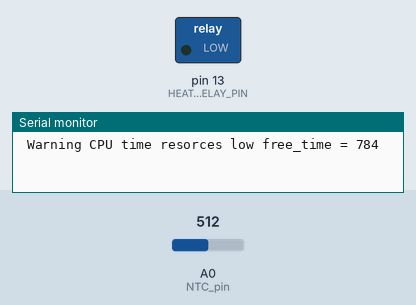
This sketch was run on a simulated Arduino Uno, built with avr-gcc and run on an emulated ATmega328P. Parts: switched loads named in the sketch (green lamp = pin HIGH), the last lines printed to the serial monitor. Inputs (shaded band) come from the test bench; at power-on: A0 (NTC_pin) = 512.

Above: at 1.2 s.
1.3 s: A0 (NTC_pin) set to 1023
At 2.2 s:
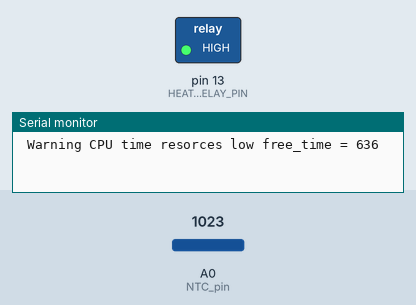
4.0 s: A0 (NTC_pin) set to 220
7.0 s: A0 (NTC_pin) set to 202
9.0 s: A0 (NTC_pin) set to 510
At 12.55 s:
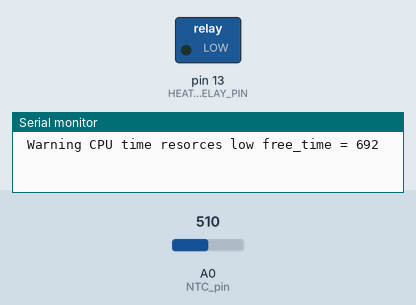
Timing chart, 0 to 12.7 s (numbered marks = the images above; inputs shaded):
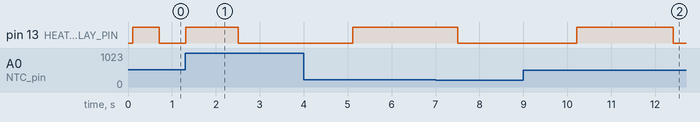

Measured:
- after the input at 1.3 s, pin 13 (HEATER_RELAY_PIN): LOW → HIGH at once, → LOW 1.2 s later
- after the input at 9.0 s, pin 13 (HEATER_RELAY_PIN): LOW → HIGH after 1.2 s, → LOW 2.2 s later

The sketch:

thermostat_2.ino
```cpp
/*
#Temperature (°C) | Resistance (kΩ)
#---------------------------------
#24               | 260
#26               | 245
#27               | 230
#29               | 214
#30               | 200
#34               | 161
#50               | 107
#55               | 72
#60               | 58
#70               | 40
#75               | 35
#80               | 29
#90               | 20.2
#100              | 14.5
#103              | 13.0
#105              | 12.1
#106              | 11.7
#120              | 7.9
#130              | 6.0
#135              | 5.3
#140              | 4.5
#150              | 3.47
#160              | 2.65
#170              | 2.08
#180              | 1.66
#183              | 1.55
#186              | 1.45
#189              | 1.38
#191              | 1.31
#193              | 1.25
#194              | 1.22
#195              | 1.17
#196              | 1.145
#200              | 1.071666667   Extrapolated by -0.073333333 kΩ / °C
*/


#include <math.h>


const int NTC_pin = A0; // Analog pin for NTC temperature sensor
const int HEATER_RELAY_PIN = 13;

const int numPoints = 32; // Number of data points in the table

const float resistanceTable[numPoints] = {
  260, 245, 230, 214, 200, 161, 107, 72, 58, 40, 35, 29, 20.2, 14.5, 13.0, 12.1, 11.7, 7.9, 6.0, 5.3, 4.5, 3.47, 2.65, 2.08, 1.66, 1.55, 1.45, 1.38, 1.31, 1.25, 1.22, 1.17 };

const float temperatureTable[numPoints] = {
  24, 26, 27, 29, 30, 34, 50, 55, 60, 70, 75, 80, 90, 100, 103, 105, 106, 120, 130, 135, 140, 150,
  160, 170, 180, 183, 186, 189, 191, 193, 194, 195
};
#include <math.h>

#define CONTROLLER_MODE_RESET_PID 0
#define CONTROLLER_MODE_RUN_PID 1
#define CONTROLLER_MODE_PAUSE_PID 2

typedef struct {
    float PID_control_value;
    int cont_mode;
    float integrator;
    float filtered_feedback;
    float prev_filt_feedback;
    float antiwindup_filter;
    float PID_d_filter_constant;
    float PID_res_i_filter_constant;
    float sample_time;
    float d_part;
    float i_part;
    float p_part;
    float cv_before_limit;
    float PID_fb;
    float PID_setp;
    float PID_par_p;
    float PID_par_i;
    float PID_par_d;
    float PID_par_cvu;
    float PID_par_cvl;
    float PID_par_tau_i;
    float PID_par_tau_d;
    float PID_error;
} generic_pid_controller;

generic_pid_controller controller; // Global controller instance

unsigned long previousMillis = 0;
const unsigned long interval = 100; // Interval in milliseconds (1 second)
const unsigned long RELAY_DUTY_TIME_SEC = 5;
const unsigned long RELAY_PWM_DUTY_TIME = RELAY_DUTY_TIME_SEC*1000/interval;//duty time in seconds = interval * 0.001 * RELAY_PWM_DUTY_TIME
unsigned long RELAY_PWM_timer = 0;
const float MAX_DUTY_PWM_CVU = 0.50;//
const float integrator_time = 600.0;//Seconds
const float integrator_antiwindup_filter_time = 1.0;//Seconds
const float derivate_filter_time = 1.0;//Seconds


void setup() {
    // Initialize controller parameters and sample_time here

    controller.PID_par_p = 0.1; // Example value

    controller.PID_par_d = 0.0; // Example value
    controller.sample_time = (float)1000 / (float)interval; //
    controller.PID_par_i = do_filter_constant(controller.sample_time, integrator_time);
    controller.PID_par_tau_i = do_filter_constant(controller.sample_time, integrator_antiwindup_filter_time);
    controller.PID_par_tau_d = do_filter_constant(controller.sample_time, derivate_filter_time);
    controller.PID_par_cvu = ((float)RELAY_PWM_DUTY_TIME)*MAX_DUTY_PWM_CVU;
    controller.PID_par_cvl = 0.0f;
    controller.cont_mode = CONTROLLER_MODE_RESET_PID;
    controller.cont_mode = CONTROLLER_MODE_RUN_PID;
    pinMode(HEATER_RELAY_PIN, OUTPUT);
    Serial.begin(115200);
      Serial.print("controller.PID_par_tau_i = ");
      Serial.print(controller.PID_par_tau_i, 2);
    controller.PID_setp = 175.0f;
    Serial.print("controller.PID_setp = ");
    Serial.print(controller.PID_setp, 2);
    Serial.println(" °C");

}

  unsigned long free_time = 0;
void loop() {
    unsigned long currentMillis = millis();
    if (currentMillis - previousMillis >= interval) {
        // It's been 1 second, execute the controller logic
        previousMillis = currentMillis;

          // Read NTC temperature sensor value
  int ntcRawValue = analogRead(NTC_pin);
  // Convert NTC value to resistance
  float ntcResistance = calculateNTCResistance(ntcRawValue);

  Serial.print("R=");
  Serial.print(ntcResistance, 2);
  Serial.print(" Ω ");

  // Convert resistance to temperature in Celsius
  float ntcTemperature = calculateNTCTemperature(ntcResistance);
  ntcTemperature = limit_temp(ntcTemperature);
  Serial.print("T=");
  Serial.print(ntcTemperature, 2);
  Serial.println(" °C");


        controller.PID_fb = ntcTemperature;
        run1sample();

      Serial.print("controller.PID_error = ");
      Serial.print(controller.PID_error, 2);

      Serial.print("controller.PID_control_value = ");
      Serial.print(controller.PID_control_value, 2);
      Serial.print(" controller.integrator = ");
      Serial.println(controller.integrator, 2);


    if(free_time < 5000)
    {
      Serial.print(" Warning CPU time resorces low free_time = ");
      Serial.println(free_time);
    }
      if(RELAY_PWM_timer < RELAY_PWM_DUTY_TIME)
      {
        RELAY_PWM_timer++;
      }
      else
      {
        RELAY_PWM_timer = 0;
      }
      if(RELAY_PWM_timer < (unsigned long)controller.PID_control_value)
      {
        digitalWrite(HEATER_RELAY_PIN, HIGH);
      }
      else
      {
        digitalWrite(HEATER_RELAY_PIN, LOW);
      }
     free_time = 0;
    }

    free_time++;//Just for logging
    // Other non-blocking tasks or code can run here
}

void run1sample() {
    controller.PID_res_i_filter_constant = do_filter_constant(controller.sample_time, controller.PID_par_tau_i);
    controller.PID_d_filter_constant = do_filter_constant(controller.sample_time, controller.PID_par_tau_d);

    controller.integrator = check_and_clear_NaN(controller.integrator);
    controller.filtered_feedback = check_and_clear_NaN(controller.filtered_feedback);
    controller.antiwindup_filter = check_and_clear_NaN(controller.antiwindup_filter);

    switch (controller.cont_mode) {
        case CONTROLLER_MODE_RESET_PID:
            controller.integrator = 0.0;
            controller.filtered_feedback = controller.PID_fb;
            controller.antiwindup_filter = 0.0;
            break;

        case CONTROLLER_MODE_RUN_PID:
            controller.PID_error = controller.PID_setp - controller.PID_fb;
            controller.p_part = controller.PID_error * controller.PID_par_p;

            if (controller.PID_par_i != 0.0) {
                controller.integrator += controller.PID_error;
            }
            controller.i_part = controller.integrator * controller.PID_par_i;

            controller.prev_filt_feedback = controller.filtered_feedback;
            controller.filtered_feedback = (controller.PID_fb - controller.filtered_feedback) * controller.PID_d_filter_constant + controller.filtered_feedback;
            controller.d_part = (controller.prev_filt_feedback - controller.filtered_feedback) * controller.PID_par_d;

            controller.cv_before_limit = controller.p_part + controller.i_part + controller.d_part;

            if (controller.cv_before_limit > controller.PID_par_cvu) {
                controller.PID_control_value = controller.PID_par_cvu;
            }
            else if (controller.cv_before_limit < controller.PID_par_cvl) {
                controller.PID_control_value = controller.PID_par_cvl;
            }
            else {
                controller.PID_control_value = controller.cv_before_limit;
            }

            controller.antiwindup_filter = (controller.PID_control_value - controller.cv_before_limit) * controller.PID_res_i_filter_constant;
            controller.integrator += controller.antiwindup_filter;
            break;

        case CONTROLLER_MODE_PAUSE_PID:
            // Just pause PID calculation, do nothing
            controller.filtered_feedback = controller.PID_fb;
            break;
    }
}


float check_and_clear_NaN(float arg1) {
    if (isnan(arg1)) {
        arg1 = 0.0;
    }
    return arg1;
}

float do_filter_constant(float samp_time, float tau) {
    float filter_constant = 0.0;
    if (tau != 0.0) { // Zero division protection
        filter_constant = samp_time / tau;
    }
    return filter_constant;
}
// Calculate NTC resistance based on analog value
float calculateNTCResistance(int rawValue) {
  float voltage = (float)rawValue * 5.0 / 1023.0;
  float ntcResistance = 4700.0 * voltage / (5.0 - voltage);
  return ntcResistance;
}

// Convert NTC resistance to temperature using interpolation and extrapolation
float calculateNTCTemperature(float resistance) {
  float below_table_res = resistanceTable[0]*1000.0;
  float above_table_res = resistanceTable[numPoints - 1]*1000.0;

  if (resistance >= below_table_res) {
    // Extrapolation below 24°C
    //Serial.println(" Extrapolation below 24°C");
    return temperatureTable[0] - (resistanceTable[0]*1000.0 - resistance) / -7.5;
  } else if (resistance <= above_table_res) {
    // Extrapolation above 200°C
    //Serial.println(" Extrapolation above 200°C");
    return temperatureTable[numPoints - 1] - (resistance - resistanceTable[numPoints - 1]*1000.0) / 0.073333333;
  } else {
    // Interpolation within the table
  //  Serial.println(" Interpolation within the table");
    int i;
    for (i = 0; i < numPoints - 1; i++) {

      float res_table_i = resistanceTable[i]*1000;
      float res_table_ip1 = resistanceTable[i + 1]*1000;

      if (resistance >= res_table_ip1 && resistance <= res_table_i) {
        break;
      }
    }
    //Serial.println(" Interpolation within the table");
    float temperatureRange = temperatureTable[i + 1] - temperatureTable[i];
    float resistanceRange = resistanceTable[i + 1]*1000 - resistanceTable[i]*1000;
    float slope = temperatureRange / resistanceRange;
    return temperatureTable[i] + slope * (resistance - resistanceTable[i]*1000);
  }
}

float limit_temp(float temp)
{
    if(temp > 500.0f)
    {
      temp = 500.0f;
    }
    if(temp < -100.0f)
    {
      temp = -100.0f;
    }
    return temp;
}
```
